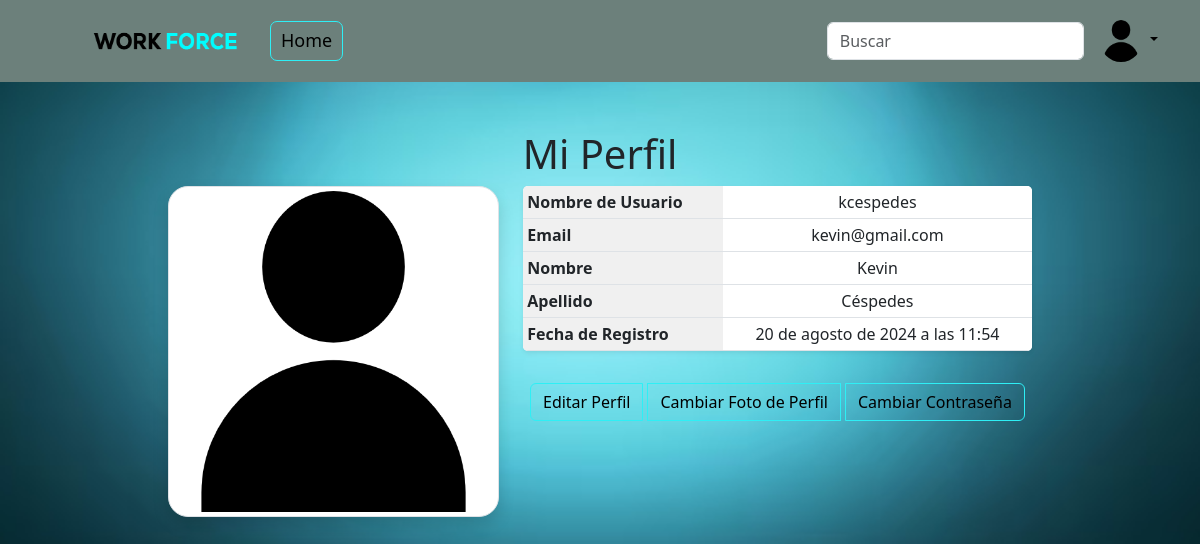
/gestiones/profile/ (signed in), run on the app's committed database.
### gestiones/models.py (models this page shows, shortened)
class CustomUser(AbstractUser):
    empresa = models.ForeignKey(Empresa, on_delete=models.CASCADE, null=True, blank=True)
    cargo = models.CharField(max_length=255, blank=True, null=True)
    fecha_contratacion = models.DateField(blank=True, null=True)
    foto_perfil = models.ImageField(upload_to='fotos_perfil/', null=True, blank=True)
    telefono = models.CharField(max_length=15, null=True, blank=True)
    fecha_nacimiento = models.DateField(null=True, blank=True)
    direccion = models.CharField(max_length=255, blank=True, null=True)
    salud = models.CharField(max_length=30, choices=[
        ('fonasa', 'Fonasa'),
        ('banmedica', 'Banmédica'),
        ('colmena', 'Colmena Golden Cross'),
        ('consalud', 'Consalud'),
        ('cruzblanca', 'CruzBlanca'),
        ('esencial', 'Esencial'),
        ('masvida', 'Nueva Masvida'),
        ('vidatres', 'Vida Tres'),
    ], blank=True, null=True)
    afp = models.CharField(max_length=30, choices=[
        ('capital', 'AFP Capital'),
        ('cuprum', 'AFP Cuprum'),
        ('habitat', 'AFP Habitat'),
        ('modelo', 'AFP Modelo'),
        ('planvital', 'AFP Planvital'),
        ('provida', 'AFP Provida'),
        ('uno', 'AFP Uno'),
    ], blank=True, null=True)
    horario_asignado = models.CharField(max_length=20, choices=[
        ('8:00-17:30', '8:00 a 17:30'),
        ('9:00-18:30', '9:00 a 18:30'),
        ('21:00-8:00', '21:00 a 8:00'),
        ('otro', 'Otro'),
    ], null=True, blank=True)
    rut = models.CharField(max_length=12, unique=True, null=True, blank=True)

### gestiones/views.py (the view)
# urls.py: path('profile/', views.profile, name='profile'),
@login_required
def profile(request):
    user = request.user
    return render(request, 'gestiones/profile/profile.html', {'user': user})

### gestiones/templates/gestiones/profile/profile.html (shortened to what this page needs)
{% extends "base_apps.html" %}
{% load static %}
{% block content %}
<div class="container mt-5 d-flex justify-content-center">
    <div class="text-center">
        <h1 class="text-center">Mi Perfil</h1>
        <div class="row justify-content-center">
            <div class="col-md-4 d-flex justify-content-center">
                {% if user.foto_perfil %}
                    <img src="{{ user.foto_perfil.url }}" class="img-thumbnail shadow" alt="Foto de Perfil" style="border-radius: 20px;">
                {% else %}
                    <img src="{% static 'img/default_profile.png' %}" class="img-thumbnail shadow" alt="Foto de Perfil por Defecto" style="border-radius: 20px;">
                {% endif %}
            </div>
            <div class="col-md-6">
                <table class="table table-sm shadow-sm" style="background-color: #ffffff; border-radius: 5px; overflow: hidden;">
                    <tr>
                        <th style="background-color: #f0f0f0;">Nombre de Usuario</th>
                        <td>{{ user.username }}</td>
                    </tr>
                    <tr>
                        <th style="background-color: #f0f0f0;">Email</th>
                        <td>{{ user.email }}</td>
                    </tr>
                    <tr>
                        <th style="background-color: #f0f0f0;">Nombre</th>
                        <td>{{ user.first_name }}</td>
                    </tr>
                    <tr>
                        <th style="background-color: #f0f0f0;">Apellido</th>
                        <td>{{ user.last_name }}</td>
                    </tr>
                    <tr>
                        <th style="background-color: #f0f0f0;">Fecha de Registro</th>
                        <td>{{ user.date_joined }}</td>
                    </tr>
                </table>
                <div class="btn-group mt-3">
                    <a href="{% url 'edit_profile' %}" class="btn btn-outline-primary btn-hover" style="border-color: #2eeff5; color: black;">Editar Perfil</a>
                    <a href="{% url 'edit_profile_photo' %}" class="btn btn-outline-primary btn-hover" style="border-color: #2eeff5; color: black;">Cambiar Foto de Perfil</a>
                    <a href="{% url 'cambiar_contrasena' %}" class="btn btn-outline-warning btn-hover" style="border-color: #2eeff5; color: black;">Cambiar Contraseña</a>
                </div>
            </div>
        </div>
    </div>
</div>
{% endblock %}

### static/css/styles.css (style rules this page uses)
body { background-color: #fff; color: #000; font-family: 'Roboto', sans-serif; }

### gestiones/templates/gestiones/profile/profile.html (style rules this page uses)
.table th { text-align: left; font-weight: bold; }
.btn-group .btn { margin-right: 5px; }
.btn-group .btn:last-child { margin-right: 0; }

### data on the page
CustomUser: username "kcespedes", email "kevin@gmail.com", first_name "Kevin", last_name "Céspedes", date_joined "20 de agosto de 2024 a las 11:54"
